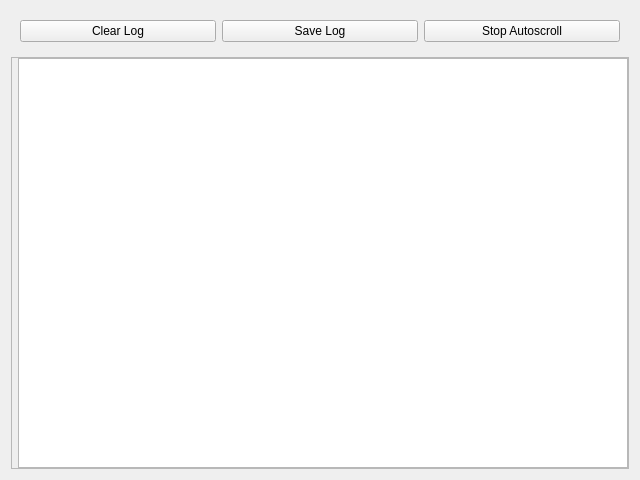
<?xml version="1.0" encoding="UTF-8"?>
<ui version="4.0">
 <class>Form</class>
 <widget class="QWidget" name="Form">
  <property name="geometry">
   <rect>
    <x>0</x>
    <y>0</y>
    <width>640</width>
    <height>480</height>
   </rect>
  </property>
  <property name="minimumSize">
   <size>
    <width>620</width>
    <height>300</height>
   </size>
  </property>
  <property name="windowTitle">
   <string>Form</string>
  </property>
  <layout class="QVBoxLayout" name="verticalLayout">
   <item>
    <widget class="QWidget" name="widget" native="true">
     <layout class="QHBoxLayout" name="horizontalLayout">
      <item>
       <widget class="QPushButton" name="ClearLogBtn">
        <property name="text">
         <string>Clear Log</string>
        </property>
       </widget>
      </item>
      <item>
       <widget class="QPushButton" name="SaveLogBtn">
        <property name="text">
         <string>Save Log</string>
        </property>
       </widget>
      </item>
      <item>
       <widget class="QPushButton" name="scrollToBottomBtn">
        <property name="text">
         <string>Stop Autoscroll</string>
        </property>
       </widget>
      </item>
     </layout>
    </widget>
   </item>
   <item>
    <widget class="QScrollArea" name="scrollArea">
     <property name="widgetResizable">
      <bool>true</bool>
     </property>
     <widget class="QWidget" name="scrollAreaWidgetContents">
      <property name="geometry">
       <rect>
        <x>0</x>
        <y>0</y>
        <width>620</width>
        <height>412</height>
       </rect>
      </property>
      <layout class="QFormLayout" name="LogContentLayout">
       <property name="leftMargin">
        <number>0</number>
       </property>
       <property name="topMargin">
        <number>0</number>
       </property>
       <property name="rightMargin">
        <number>0</number>
       </property>
       <property name="bottomMargin">
        <number>0</number>
       </property>
       <item row="0" column="1">
        <widget class="QTextBrowser" name="message_text_browser"/>
       </item>
      </layout>
     </widget>
    </widget>
   </item>
  </layout>
 </widget>
 <resources/>
 <connections/>
</ui>
